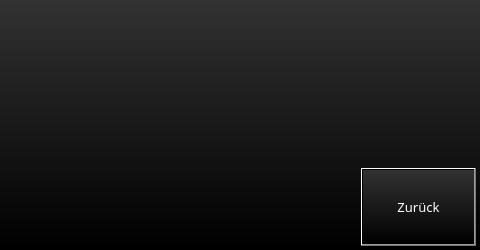
<?xml version="1.0" encoding="UTF-8"?>
<ui version="4.0">
 <class>smartmeterwindow</class>
 <widget class="QDialog" name="smartmeterwindow">
  <property name="geometry">
   <rect>
    <x>0</x>
    <y>0</y>
    <width>480</width>
    <height>250</height>
   </rect>
  </property>
  <property name="sizePolicy">
   <sizepolicy hsizetype="Fixed" vsizetype="Fixed">
    <horstretch>0</horstretch>
    <verstretch>0</verstretch>
   </sizepolicy>
  </property>
  <property name="font">
   <font>
    <family>Sans</family>
    <pointsize>10</pointsize>
   </font>
  </property>
  <property name="windowTitle">
   <string>Dialog</string>
  </property>
  <property name="styleSheet">
   <string notr="true">background-color: qlineargradient(spread:pad, x1:0.5, y1:1, x2:0.5, y2:0.0, stop:0 rgba(0, 0, 0, 255), stop:1 rgba(50, 50, 50, 255));</string>
  </property>
  <widget class="QPushButton" name="pushButtonBack">
   <property name="geometry">
    <rect>
     <x>361</x>
     <y>168</y>
     <width>115</width>
     <height>78</height>
    </rect>
   </property>
   <property name="styleSheet">
    <string notr="true">color: rgb(255, 255, 255);</string>
   </property>
   <property name="text">
    <string>Zurück</string>
   </property>
  </widget>
  <widget class="QLabel" name="label_aplus">
   <property name="geometry">
    <rect>
     <x>20</x>
     <y>10</y>
     <width>300</width>
     <height>30</height>
    </rect>
   </property>
   <property name="styleSheet">
    <string notr="true">background-color: rgba(255, 255, 255, 0);
color: rgb(255, 255, 255);
font: 14pt &quot;Sans&quot;;</string>
   </property>
   <property name="text">
    <string/>
   </property>
  </widget>
  <widget class="QLabel" name="label_pplus">
   <property name="geometry">
    <rect>
     <x>20</x>
     <y>50</y>
     <width>300</width>
     <height>30</height>
    </rect>
   </property>
   <property name="styleSheet">
    <string notr="true">background-color: rgba(255, 255, 255, 0);
color: rgb(255, 255, 255);
font: 14pt &quot;Sans&quot;;</string>
   </property>
   <property name="text">
    <string/>
   </property>
  </widget>
 </widget>
 <resources/>
 <connections/>
</ui>
